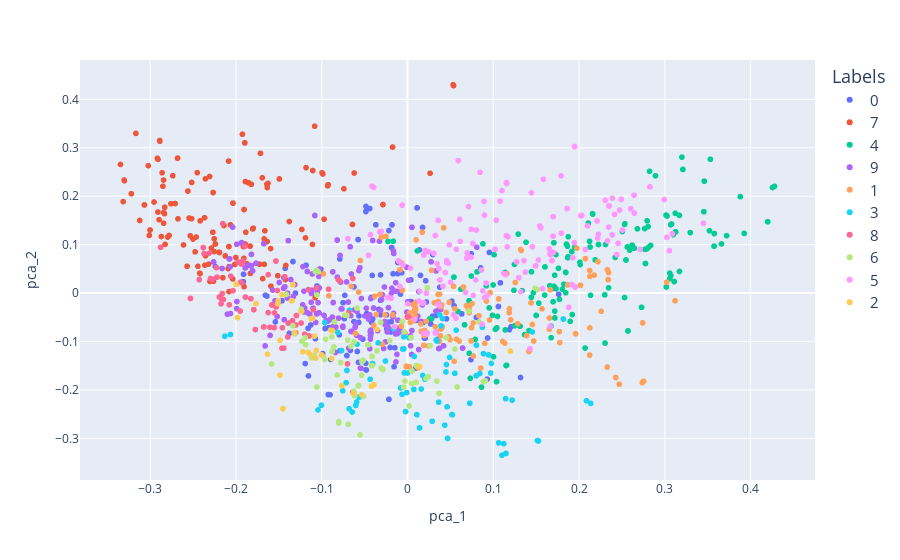

Notebook source saved alongside this figure:
### Code cell
fig.update_layout(
    legend=dict(
        font=dict(
            size=15)))
